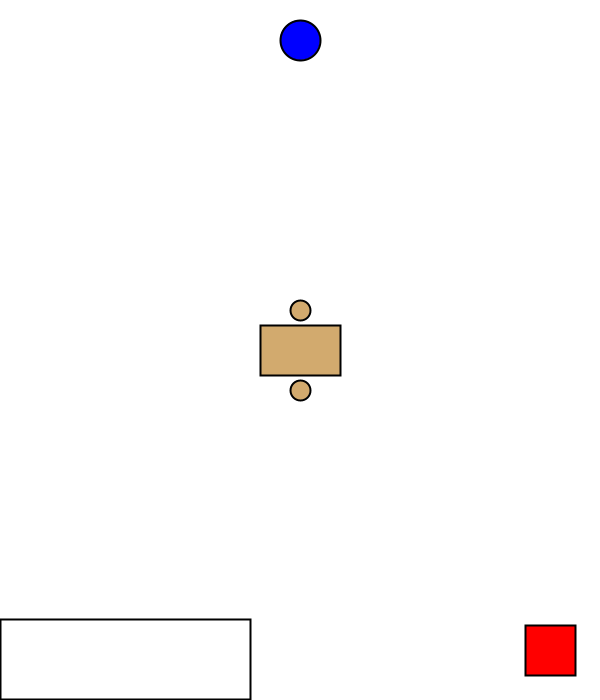
Frame 1 (no input)
Frame 60 (the mouse pressed at the canvas centre just before this capture): identical to frame 1, image omitted
Frame 120 (the mouse held since frame 60 and released just before this capture): blank canvas, image omitted

The Processing sketch that drew this single still picture (run headless with seeded random() and noise(); from frame 60 on, the mouse is pressed at the canvas centre):

// Processing sketch: objectorientatedgame
// ── objectorientatedgame.pde
boolean isPlaying = true;

Table table;
OrderTable orderTable;
Player player;
NPC npc;

//Array<Table> tables = int new[5]; //use arraylist for tables later

void setup() {
  size(600, 700);

  table = new Table();
  orderTable = new OrderTable();
  player = new Player();
  npc = new NPC();
}

void draw() {
  if (isPlaying == true) {

    background(255);

    //enviornment
    table.displayTable();
    orderTable.displayOrderTable();

    //player
    player.displayPlayerRegular();

    //NPC
    npc.displayNPC();
  } else {
    background(0);
  }
}

void mousePressed() {
  isPlaying = !isPlaying;
}

// ── npc.pde
class NPC {
  
  PVector position;
  PVector velocity;
  
  NPC() {
    
    position = new PVector(width/2, 40);
    //velocity = new PVector();
    
    
  }
  
  void displayNPC() {
    
    strokeWeight(2);
    stroke(0);
    fill(0, 0, 255);
    ellipse(position.x, position.y, 40, 40);

  }
  
  void moveNPC() {
    
  }
  
  void dragNPC() {
    
  }
}

// ── orderTable.pde
class OrderTable { //create orderTable class
  
  PVector position; //create PVector for ordertable position
  
 OrderTable() { //declare orderTable constructor
  
  position  = new PVector(0, 619); //declare pvector position
 }
  
  void displayOrderTable() { //function to display ordertable
   
    rectMode(CORNER); //change rectmode to corner
    strokeWeight(2);
    stroke(0);
    fill(255);
    rect(position.x, position.y, 250, 80); //use rect for ordertable using pvector position
    
  }
}

// ── player.pde
class Player {

  PVector position;
  PVector velocity;
  PVector acceleration; //use for later

  Player() {
    
    position = new PVector(550, 650);
  }


  void displayPlayerRegular() {
    
    rectMode(CENTER);
    strokeWeight(2);
    //drawplayer
    stroke(0);
    fill(255, 0, 0);
    rect(position.x, position.y, 50, 50);
    
  }
  
  void displayPlayerHolding() {
    
  }

  void movePlayer() {
    
  }
  
  void playerChecksEdges() {
    
    //use constrain to stop player from going off edge
  }
}

// ── table.pde
class Table { //create class for table
  
  PVector position; //use pvector for table position
  int x = 1; //filler numbers for now
  int y = 1;
  
Table() {
  position = new PVector(x, y); //use later; position pvector declared
  
}

void displayTable() {
 //Table 
  rectMode(CENTER);
  strokeWeight(2);
  stroke(0);
  fill(210, 170, 110);
  rect(width/2, height/2, 80, 50);
  //Above Chair
  ellipse(width/2, height/2 - 40, 20, 20);
  //Bottom Chair
  ellipse(width/2, height/2 + 40, 20, 20);
  
  
}
}
